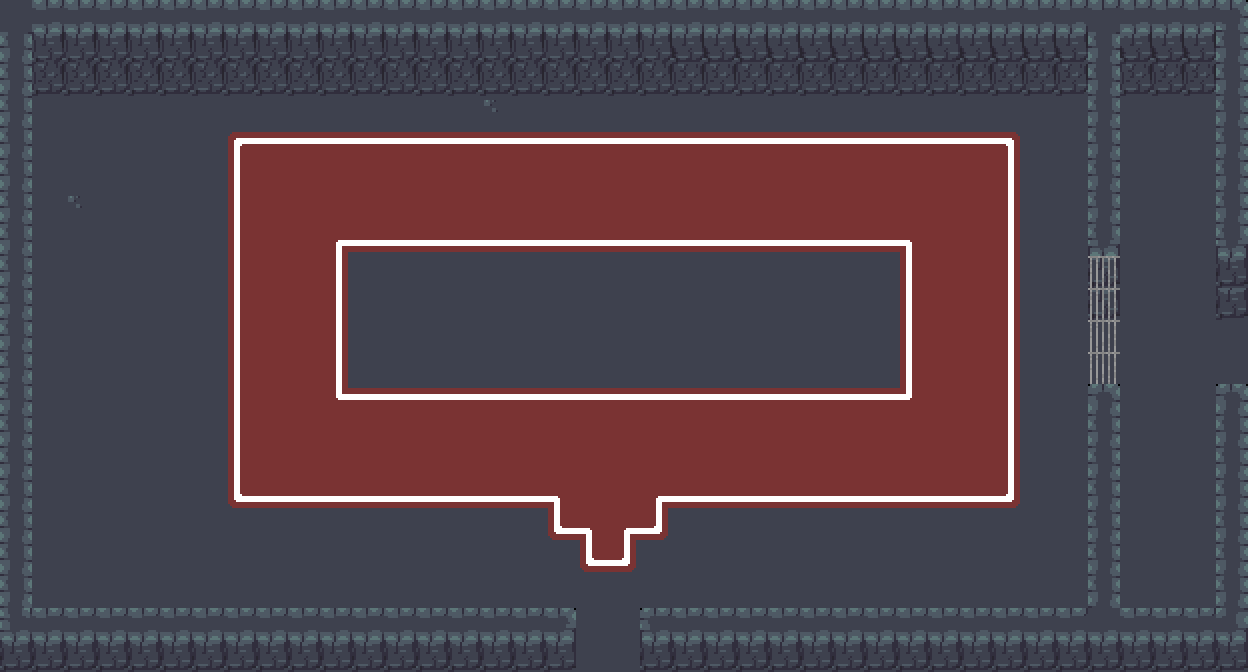

Rendered tile map (Tiled .tmx) drawn with the repository's tilesets; below, a short description and the full map source, tile grids included:
An orthogonal 39x21 tile map with 32x32 px tiles, 3 tile layers (BACKGROUND, DETAILS, DETAILS 2) and 12 objects.

<map version="1.9" tiledversion="1.9.2" orientation="orthogonal" renderorder="right-down" width="39" height="21" tilewidth="32" tileheight="32" infinite="0" nextlayerid="8" nextobjectid="55">
 <tileset firstgid="1" name="improved_dungeon" tilewidth="32" tileheight="32" tilecount="304" columns="19">
  <image source="improved_dungeon.png" width="608" height="512" />
 </tileset>
 <layer id="1" name="BACKGROUND" width="39" height="21">
  <data encoding="csv">
42,138,138,138,138,138,138,138,138,138,138,138,138,138,138,138,138,138,138,138,138,138,138,138,138,138,138,138,138,138,138,138,138,138,2,138,138,138,139,
156,194,194,194,194,194,194,194,194,194,194,194,194,194,194,194,194,194,194,194,194,195,195,195,195,195,195,195,195,196,157,157,157,157,156,157,157,157,156,
156,213,213,213,213,213,213,213,213,213,213,213,213,213,213,213,213,213,213,213,213,213,213,213,213,213,213,213,213,213,213,213,213,213,156,213,213,213,156,
156,42,21,42,42,42,42,21,21,42,42,42,42,42,42,23,42,42,42,42,21,21,22,42,21,21,21,21,21,21,21,42,42,42,156,21,22,42,156,
156,42,42,42,42,42,42,185,183,183,183,183,183,183,183,183,183,183,183,183,183,183,183,183,183,183,183,183,183,183,183,184,42,42,156,42,22,42,156,
156,42,42,42,42,42,42,201,223,223,223,223,223,223,223,223,223,223,223,223,223,223,223,223,223,223,223,223,223,223,223,203,42,42,156,42,22,42,156,
156,42,23,42,42,42,42,201,223,223,223,223,223,223,223,223,223,223,223,223,223,223,223,223,223,223,223,223,223,223,223,203,42,42,156,42,22,42,156,
156,42,42,42,42,42,42,201,223,223,205,221,221,221,221,221,221,221,221,221,221,221,221,221,221,221,221,221,206,223,223,203,42,42,159,42,22,42,159,
156,42,42,42,42,42,42,201,223,223,203,21,42,42,42,42,42,42,42,42,42,42,42,42,42,42,42,42,201,223,223,203,42,42,178,42,22,42,178,
156,21,42,42,42,42,42,201,223,223,203,42,42,42,42,42,42,42,42,42,42,42,42,42,42,42,42,42,201,223,223,203,42,42,178,42,42,42,178,
156,42,42,42,42,42,42,201,223,223,203,42,42,42,42,42,42,42,42,42,42,42,42,42,42,42,42,42,201,223,223,203,42,42,42,42,21,42,42,
156,42,42,42,42,42,42,201,223,223,203,42,42,42,42,42,42,42,42,42,42,42,42,42,42,42,42,42,201,223,223,203,42,42,42,42,42,42,42,
156,42,42,42,42,42,42,201,223,223,224,183,183,183,183,183,183,183,183,183,183,183,183,183,183,183,183,183,225,223,223,203,42,42,140,42,42,42,140,
156,42,42,42,42,42,42,201,223,223,223,223,223,223,223,223,223,223,223,223,223,223,223,223,223,223,223,223,223,223,223,203,61,42,156,42,42,41,156,
156,42,42,42,42,42,42,201,223,223,223,223,223,223,223,223,223,223,223,223,223,223,223,223,223,223,223,223,223,223,223,203,42,42,156,42,42,41,156,
156,42,42,42,42,42,42,204,221,221,221,221,221,221,221,221,221,206,223,223,205,221,221,221,221,221,221,221,221,221,221,222,42,42,156,42,42,41,156,
156,59,42,42,42,42,42,42,42,42,42,42,42,42,42,42,42,204,206,205,187,42,42,42,42,42,42,42,41,42,61,61,59,42,156,42,42,41,156,
156,59,59,59,59,59,59,42,42,42,42,42,42,42,42,42,42,42,220,222,42,42,42,42,42,42,42,42,42,42,42,42,42,42,156,42,42,42,156,
156,59,61,61,61,59,61,42,42,42,42,42,42,42,42,42,42,42,42,42,42,42,42,42,42,42,42,42,42,42,42,42,42,42,156,42,42,42,156,
175,176,176,176,176,176,176,176,176,176,176,176,176,176,176,176,176,116,42,42,115,176,176,176,176,176,176,176,176,176,176,176,176,176,78,176,176,176,177,
178,178,178,178,178,178,178,178,178,178,178,178,178,178,178,178,178,178,42,42,178,178,178,178,178,178,178,178,178,178,178,178,178,178,178,178,178,178,178
</data>
 </layer>
 <layer id="2" name="DETAILS" width="39" height="21">
  <data encoding="csv">
0,0,0,0,0,0,0,0,0,0,0,0,0,0,0,0,0,0,0,0,0,0,0,0,0,0,0,0,0,0,0,0,0,0,0,0,0,0,0,
0,0,0,0,0,0,0,0,0,0,0,0,0,0,0,0,0,0,0,0,0,0,0,0,0,0,0,0,0,0,0,0,0,0,0,0,0,0,0,
0,0,0,0,0,0,0,0,0,0,0,0,0,0,0,0,0,0,0,0,0,0,0,0,0,0,0,0,0,0,0,0,0,0,0,0,0,0,0,
0,0,0,0,0,0,0,0,0,0,0,0,0,0,0,0,0,0,0,0,0,0,0,0,0,0,0,0,0,0,0,0,0,0,0,0,0,0,0,
0,0,0,0,0,0,0,0,0,0,0,0,0,0,0,0,0,0,0,0,0,0,0,0,0,0,0,0,0,0,0,0,0,0,0,0,0,0,0,
0,0,0,0,0,0,0,0,0,0,0,0,0,0,0,0,0,0,0,0,0,0,0,0,0,0,0,0,0,0,0,0,0,0,0,0,0,0,0,
0,0,0,0,0,0,0,0,0,0,0,0,0,0,0,0,0,0,0,0,0,0,0,0,0,0,0,0,0,0,0,0,0,0,0,0,0,0,0,
0,0,0,0,0,0,0,0,0,0,0,0,0,0,0,0,0,0,0,0,0,0,0,0,0,0,0,0,0,0,0,0,0,0,0,0,0,0,0,
0,0,0,0,0,0,0,0,0,0,0,0,0,0,0,0,0,0,0,0,0,0,0,0,0,0,0,0,0,0,0,0,0,0,251,0,0,0,0,
0,0,0,0,0,0,0,0,0,0,0,0,0,0,0,0,0,0,0,0,0,0,0,0,0,0,0,0,0,0,0,0,0,0,251,0,0,0,0,
0,0,0,0,0,0,0,0,0,0,0,0,0,0,0,0,0,0,0,0,0,0,0,0,0,0,0,0,0,0,0,0,0,0,251,0,0,0,0,
0,0,0,0,0,0,0,0,0,0,0,0,0,0,0,0,0,0,0,0,0,0,0,0,0,0,0,0,0,0,0,0,0,0,251,0,0,0,0,
0,0,0,0,0,0,0,0,0,0,0,0,0,0,0,0,0,0,0,0,0,0,0,0,0,0,0,0,0,0,0,0,0,0,0,0,0,0,0,
0,0,0,0,0,0,0,0,0,0,0,0,0,0,0,0,0,0,0,0,0,0,0,0,0,0,0,0,0,0,0,0,0,0,0,0,0,0,0,
0,0,0,0,0,0,0,0,0,0,0,0,0,0,0,0,0,0,0,0,0,0,0,0,0,0,0,0,0,0,0,0,0,0,0,0,0,0,0,
0,0,0,0,0,0,0,0,0,0,0,0,0,0,0,0,0,0,0,0,0,0,0,0,0,0,0,0,0,0,0,0,0,0,0,0,0,0,0,
0,0,0,0,0,0,0,0,0,0,0,0,0,0,0,0,0,0,0,0,0,0,0,0,0,0,0,0,0,0,0,0,0,0,0,0,0,0,0,
0,0,0,0,0,0,0,0,0,0,0,0,0,0,0,0,0,0,0,0,0,0,0,0,0,0,0,0,0,0,0,0,0,0,0,0,0,0,0,
0,0,0,0,0,0,0,0,0,0,0,0,0,0,0,0,0,0,0,0,0,0,0,0,0,0,0,0,0,0,0,0,0,0,0,0,0,0,0,
0,0,0,0,0,0,0,0,0,0,0,0,0,0,0,0,0,0,0,0,0,0,0,0,0,0,0,0,0,0,0,0,0,0,0,0,0,0,0,
0,0,0,0,0,0,0,0,0,0,0,0,0,0,0,0,0,0,0,0,0,0,0,0,0,0,0,0,0,0,0,0,0,0,0,0,0,0,0
</data>
 </layer>
 <layer id="6" name="DETAILS 2" width="39" height="21">
  <data encoding="csv">
0,0,0,0,0,0,0,0,0,0,0,0,0,0,0,0,0,0,0,0,0,0,0,0,0,0,0,0,0,0,0,0,0,0,0,0,0,0,0,
0,0,0,0,0,0,0,0,0,0,0,0,0,0,0,0,0,0,0,0,0,0,0,0,0,0,0,0,0,0,0,0,0,0,0,0,0,0,0,
0,0,0,0,0,0,0,0,0,0,0,0,0,0,0,0,0,0,0,0,0,0,0,0,0,0,0,0,0,0,0,0,0,0,0,0,0,0,0,
0,0,0,0,0,0,0,0,0,0,0,0,0,0,0,0,0,0,0,0,0,0,0,0,0,0,0,0,0,0,0,0,0,0,0,0,0,0,0,
0,0,0,0,0,0,0,0,0,0,0,0,0,0,0,0,0,0,0,0,0,0,0,0,0,0,0,0,0,0,0,0,0,0,0,0,0,0,0,
0,0,0,0,0,0,0,0,0,0,0,0,0,0,0,0,0,0,0,0,0,0,0,0,0,0,0,0,0,0,0,0,0,0,0,0,0,0,0,
0,0,0,0,0,0,0,0,0,0,0,0,0,0,0,0,0,0,0,0,0,0,0,0,0,0,0,0,0,0,0,0,0,0,0,0,0,0,0,
0,0,0,0,0,0,0,0,0,0,0,0,0,0,0,0,0,0,0,0,0,0,0,0,0,0,0,0,0,0,0,0,0,0,0,0,0,0,0,
0,0,0,0,0,0,0,0,0,0,0,0,0,0,0,0,0,0,0,0,0,0,0,0,0,0,0,0,0,0,0,0,0,0,0,0,0,0,0,
0,0,0,0,0,0,0,0,0,0,0,0,0,0,0,0,0,0,0,0,0,0,0,0,0,0,0,0,0,0,0,0,0,0,0,0,0,0,0,
0,0,0,0,0,0,0,0,0,0,0,0,0,0,0,0,0,0,0,0,0,0,0,0,0,0,0,0,0,0,0,0,0,0,0,0,0,0,0,
0,0,0,0,0,0,0,0,0,0,0,0,0,0,0,0,0,0,0,0,0,0,0,0,0,0,0,0,0,0,0,0,0,0,0,0,0,0,0,
0,0,0,0,0,0,0,0,0,0,0,0,0,0,0,0,0,0,0,0,0,0,0,0,0,0,0,0,0,0,0,0,0,0,0,0,0,0,0,
0,0,0,0,0,0,0,0,0,0,0,0,0,0,0,0,0,0,0,0,0,0,0,0,0,0,0,0,0,0,0,0,0,0,0,0,0,0,0,
0,0,0,0,0,0,0,0,0,0,0,0,0,0,0,0,0,0,0,0,0,0,0,0,0,0,0,0,0,0,0,0,0,0,0,0,0,0,0,
0,0,0,0,0,0,0,0,0,0,0,0,0,0,0,0,0,0,0,0,0,0,0,0,0,0,0,0,0,0,0,0,0,0,0,0,0,0,0,
0,0,0,0,0,0,0,0,0,0,0,0,0,0,0,0,0,0,0,0,0,0,0,0,0,0,0,0,0,0,0,0,0,0,0,0,0,0,0,
0,0,0,0,0,0,0,0,0,0,0,0,0,0,0,0,0,0,0,0,0,0,0,0,0,0,0,0,0,0,0,0,0,0,0,0,0,0,0,
0,0,0,0,0,0,0,0,0,0,0,0,0,0,0,0,0,0,0,0,0,0,0,0,0,0,0,0,0,0,0,0,0,0,0,0,0,0,0,
0,0,0,0,0,0,0,0,0,0,0,0,0,0,0,0,0,0,0,0,0,0,0,0,0,0,0,0,0,0,0,0,0,0,0,0,0,0,0,
0,0,0,0,0,0,0,0,0,0,0,0,0,0,0,0,0,0,0,0,0,0,0,0,0,0,0,0,0,0,0,0,0,0,0,0,0,0,0
</data>
 </layer>
 <objectgroup id="3" name="COLLISION">
  <object id="12" x="2.66667" y="0" width="1245.33" height="64" />
  <object id="3" x="1216" y="64" width="32" height="224" />
  <object id="5" x="0" y="608" width="576" height="64" />
  <object id="7" x="0" y="64" width="32" height="544" />
  <object id="33" x="1216" y="384" width="32" height="224" />
  <object id="37" x="640" y="608" width="608" height="64" />
  <object id="52" x="1088" y="64" width="32" height="224" />
  <object id="53" x="1088" y="384" width="32" height="224" />
  <object id="54" x="1088" y="288" width="32" height="96" />
 </objectgroup>
 <objectgroup id="4" name="DOOR">
  <object id="38" x="1216" y="288" width="32" height="96" />
  <object id="39" x="576" y="608" width="64" height="64" />
 </objectgroup>
 <objectgroup id="7" name="SPAWN">
  <object id="51" x="592" y="271" width="32" height="32" />
 </objectgroup>
</map>
